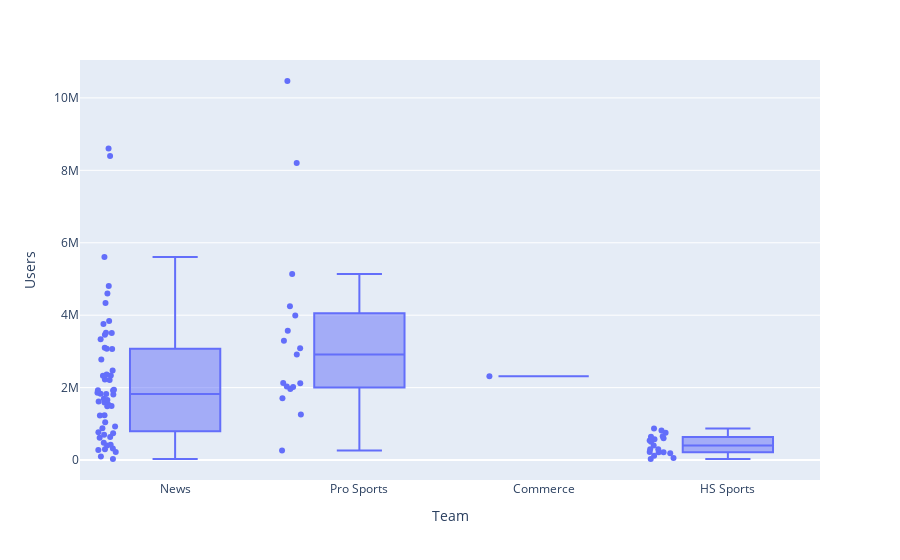

Notebook cell for this chart:
### Code cell
# Users Box plots 

fig = px.box(df, x="Team", y="Users", points="all",hover_name="ID Match",)
fig.show()

### Figure 1 — Plotly figure (JSON) as saved in the notebook; plotly's stock layout.template omitted (floating-point values rounded to 4 significant figures)
{"data": [{"alignmentgroup": "True", "boxpoints": "all", "hoverlabel": {"namelength": 0}, "hovertemplate": "<b>%{hovertext}</b><br><br>Team=%{x}<br>Users=%{y}", "hovertext": ["reporter1", "reporter2", "reporter3", "reporter4", "reporter5", "reporter6", "reporter7", "reporter8", "reporter9", "reporter10", "reporter11", "reporter12", "reporter13", "reporter14", "reporter15", "reporter16", "reporter17", "reporter18", "reporter19", "reporter20", "reporter21", "reporter22", "reporter23", "reporter24", "reporter25", "reporter26", "reporter27", "reporter28", "reporter29", "reporter30", "reporter31", "reporter32", "reporter33", "reporter34", "reporter35", "reporter36", "reporter37", "reporter38", "reporter39", "reporter40", "reporter41", "reporter42", "reporter43", "reporter44", "reporter45", "reporter46", "reporter47", "reporter48", "reporter49", "reporter50", "reporter51", "reporter52", "reporter53", "reporter54", "reporter55", "reporter56", "reporter57", "reporter58", "reporter59", "reporter60", "reporter61", "reporter62", "reporter63", "reporter64", "reporter65", "reporter66", "reporter67", "reporter68", "reporter69", "reporter70", "reporter71", "reporter72", "reporter73", "reporter74", "reporter75", "reporter76", "reporter77", "reporter78", "reporter79", "reporter80", "reporter81", "reporter82", "reporter83", "reporter84", "reporter85", "reporter86", "reporter87", "reporter88", "reporter89", "reporter90", "reporter91", "reporter92"], "legendgroup": "", "marker": {"color": "#636efa"}, "name": "", "notched": false, "offsetgroup": "", "orientation": "v", "showlegend": false, "type": "box", "x": ["News", "News", "News", "News", "Pro Sports", "Pro Sports", "News", "Pro Sports", "Pro Sports", "News", "Pro Sports", "Pro Sports", "News", "Pro Sports", "News", "Pro Sports", "News", "News", "News", "Pro Sports", "News", "News", "News", "News", "News", "Pro Sports", "News", "Pro Sports", "News", "Pro Sports", "News", "Pro Sports", "News", "Pro Sports", "News", "News", "News", "News", "News", "Commerce", "News", "News", "News", "HS Sports", "News", "Pro Sports", "News", "News", "News", "News", "News", "News", "News", "HS Sports", "News", "Pro Sports", "HS Sports", "News", "HS Sports", "HS Sports", "HS Sports", "HS Sports", "News", "HS Sports", "News", "HS Sports", "HS Sports", "News", "News", "News", "News", "HS Sports", "HS Sports", "News", "News", "News", "News", "News", "News", "HS Sports", "News", "News", "Pro Sports", "HS Sports", "HS Sports", "HS Sports", "HS Sports", "News", "News", "HS Sports", "News", "HS Sports"], "x0": " ", "xaxis": "x", "y": [8397483, 8602754, 5605578, 4806779, 2912920, 10466241, 4602489, 3992132, 8205363, 3759147, 5137170, 2119223, 3838321, 2031770, 3337093, 4249110, 4338116, 278516, 3507308, 3570942, 3462339, 3067761, 3515539, 3101578, 3071640, 3087026, 2474047, 2020916, 1942461, 2126480, 2335376, 1965884, 2210381, 1260584, 2360551, 2330972, 1929330, 2226304, 1858928, 2316126, 1829373, 1826552, 1921500, 655071, 2775037, 1710315, 1690020, 1589114, 1495599, 1487155, 1529913, 1046106, 1811427, 870837, 1616449, 3296669, 600362, 1655880, 756696, 817105, 645025, 576991, 1228829, 400044, 1239268, 504970, 541620, 925595, 744130, 771380, 635576, 297039, 224646, 697417, 403281, 478358, 425223, 616370, 298286, 215624, 224412, 316740, 264598, 215568, 122367, 296829, 186926, 877868, 100292, 58568, 31197, 29805], "y0": " ", "yaxis": "y"}], "layout": {"boxmode": "group", "legend": {"tracegroupgap": 0}, "margin": {"t": 60}, "xaxis": {"anchor": "y", "domain": [0, 1], "title": {"text": "Team"}}, "yaxis": {"anchor": "x", "domain": [0, 1], "title": {"text": "Users"}}}}
